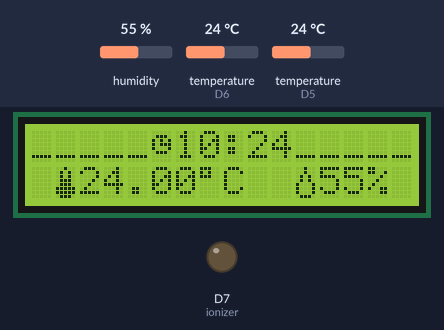
The sketch below on a simulated ESP8266 (NodeMCU). Parts: 16×2 character LCD, output pins drawn as LEDs (lit = HIGH). Inputs (shaded band) come from the test bench; at power-on: humidity 55 %, temperature (sensors on D6, D5) 24 °C. WiFi joins after 1.5 s; servers stay silent unless stated; network time is answered at once with the bench clock; the local clock reads 2024-03-15 10:24:30 at power-on unless the sketch sets it; what the sketch prints to the serial monitor is not drawn.

Above: at 3.3 s.
3.4 s: humidity set to 22 %
At 7.0 s:
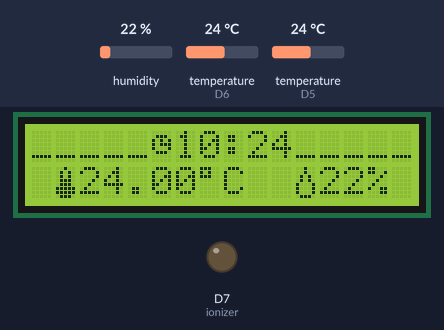
7.3 s: temperature (sensor on D6) set to 12 °C
At 7.9 s:
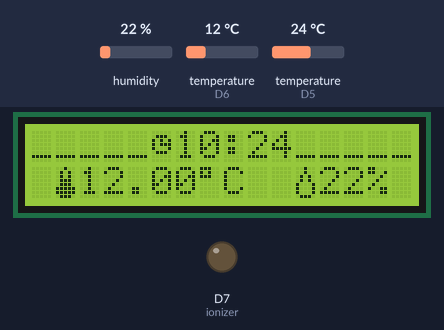
8.9 s: humidity set to 40 %
At 9.4 s:
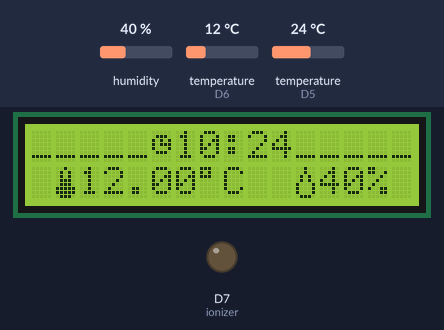
10.5 s: temperature (sensor on D6) set to 19 °C
At 11.2 s:
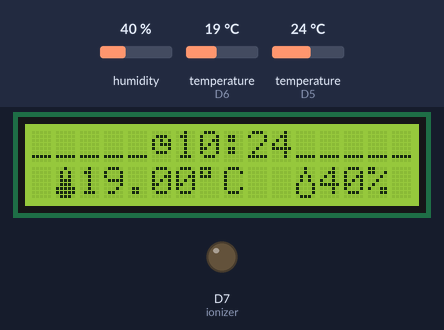
12.0 s: humidity set to 68 %
At 12.7 s:
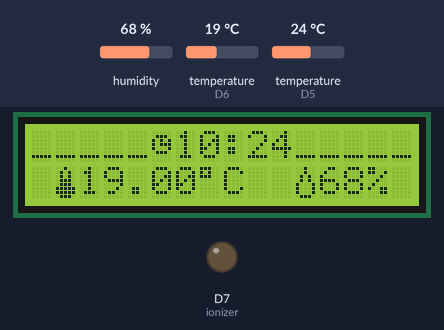
13.6 s: temperature (sensor on D6) set to 28 °C
At 14.6 s:
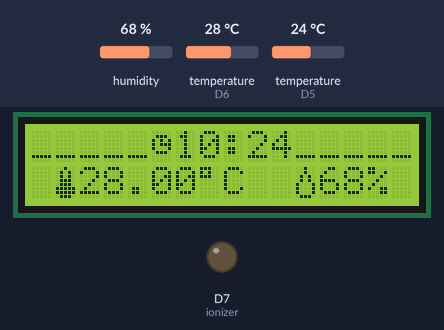
Timing chart, 0 to 16.6 s (numbered marks = the images above; inputs shaded):
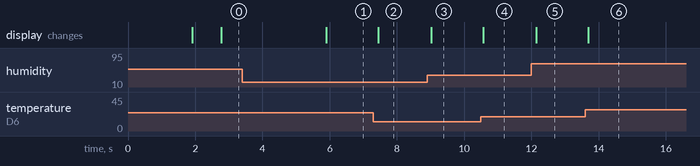

Measured:
- after the input at 3.4 s, the display: changes after 2.5 s (image 1)
- after the input at 7.3 s, the display: changes after 0.14 s (image 2)
- after the input at 8.9 s, the display: changes after 0.12 s (image 3)
- after the input at 10.5 s, the display: changes after 0.07 s (image 4)
- after the input at 12.0 s, the display: changes after 0.14 s (image 5)
- after the input at 13.6 s, the display: changes after 0.10 s (image 6)

The sketch:

Air_Quality_Monitor_4.ino
```cpp
#define BLYNK_PRINT Serial
#include <ESP8266WiFi.h>
#include <BlynkSimpleEsp8266.h>
#include "DHT.h"
#include <Wire.h>
#include <LiquidCrystal_I2C.h>
#include <WiFiUdp.h>
#include <NTPClient.h>
#include <OneWire.h>
#include <DallasTemperature.h>

char auth[] = "ecoVceaxZG5QXT0xP2lqiZDc1csiL_Xj";
char ssid[] = "Đẹp thì vô";
char pass[] = "undercut";

#define DHTPIN         D5
#define DHTTYPE        DHT11
#define ONE_WIRE_BUS   D6

OneWire oneWire(ONE_WIRE_BUS);

DallasTemperature ds(&oneWire);
WidgetLED led1(V2);
WiFiClient espClient;
WiFiUDP udp;
NTPClient ntp(udp, "0.vn.pool.ntp.org", 7*3600);
DHT dht(DHTPIN, DHTTYPE);
LiquidCrystal_I2C lcd(0x27, 16, 2);
BlynkTimer timer;

#define BLYNK_LIGHT_YELLOW    "#fffb00"
#define BLYNK_YELLOW          "#ED9D00"
#define BLYNK_ORANGE          "#fa5300"
#define BLYNK_RED             "#ff0000"

int heat_index[13][16] = {
  {0, 0, 0, 0, 0, 1, 1, 1, 1, 2, 2, 2, 2, 2, 3, 3},
  {0, 0, 0, 0, 0, 1, 1, 1, 2, 2, 2, 2, 2, 3, 3, 3},
  {0, 0, 0, 0, 1, 1, 1, 1, 2, 2, 2, 2, 3, 3, 3, 3},
  {0, 0, 0, 0, 1, 1, 1, 2, 2, 2, 2, 3, 3, 3, 3, 3},
  {0, 0, 0, 1, 1, 1, 2, 2, 2, 2, 3, 3, 3, 3, 3, 3},
  {0, 0, 0, 1, 1, 1, 2, 2, 2, 3, 3, 3, 3, 3, 3, 3},
  {0, 0, 0, 1, 1, 2, 2, 2, 3, 3, 3, 3, 3, 3, 3, 3},
  {0, 0, 1, 1, 1, 2, 2, 2, 3, 3, 3, 3, 3, 3, 3, 3},
  {0, 0, 1, 1, 2, 2, 2, 3, 3, 3, 3, 3, 3, 3, 3, 3},
  {0, 0, 1, 1, 2, 2, 3, 3, 3, 3, 3, 3, 3, 3, 3, 3},
  {0, 1, 1, 2, 2, 2, 3, 3, 3, 3, 3, 3, 3, 3, 3, 3},
  {0, 1, 1, 2, 2, 3, 3, 3, 3, 3, 3, 3, 3, 3, 3, 3},
  {0, 1, 1, 2, 2, 3, 3, 3, 3, 3, 3, 3, 3, 3, 3, 3},
};

byte thermometro[8] = //icon for termometer
{
  B00100,
  B01010,
  B01010,
  B01110,
  B01110,
  B11111,
  B11111,
  B01110
};


byte igrasia[8] = //icon for water droplet
{
  B00100,
  B00100,
  B01010,
  B01010,
  B10001,
  B10001,
  B10001,
  B01110,
};

uint8_t heart[8] = {0x0,0xa,0x1f,0x1f,0xe,0x4,0x0};
uint8_t clock1[8] = {0x0,0xe,0x15,0x17,0x11,0xe,0x0};

float t;
int h;
//float ppm;
int ionizer = D7;
int button = 1;
unsigned long timer0 = 0;


void read_sensor(){
  get_sensor();

  if(t<200 && h<=100){
    lcd_disp();
    Blynk.virtualWrite(V0, t);
    Blynk.virtualWrite(V1, h);
    //Blynk.virtualWrite(V3, ppm/1023*100);
  }

  int i = (h-40)/5;
  int j = t/27;
  int a = heat_index[i][j];
  if(a == 0){
    led1.setColor(BLYNK_LIGHT_YELLOW);
  } else if(a == 1){
    led1.setColor(BLYNK_YELLOW);
  } else if(a == 2){
    led1.setColor(BLYNK_ORANGE);
  } else if(a == 3){
    led1.setColor(BLYNK_RED);
  }

}


BLYNK_WRITE(V4){
  button = param.asInt();
}


void setup() {
  Serial.begin(9600);
  pinMode(ionizer, OUTPUT);

  Blynk.begin(auth, ssid, pass);
  //timer.setInterval(1000L, read_sensor);

  led1.on();
  dht.begin();
  ds.begin();
  lcd.init();

  lcd.backlight();
  lcd.createChar(1, thermometro);
  lcd.createChar(2, igrasia);
  lcd.createChar(3, heart);
  lcd.createChar(4, clock1);
  lcd.clear();
  lcd.setCursor(0,0);

  Blynk.virtualWrite(V4, HIGH);

}


void loop() {
  Blynk.run();
  timer.run();
  ntp.update();
  ds.requestTemperatures();

  if((millis()-timer0) >= 1000){
    get_sensor();
    if(h <= 100){
      lcd_disp();
      Blynk.virtualWrite(V0, t);
      Blynk.virtualWrite(V1, h);
    }
    timer0 = millis();
  }

  if(button == 1){
    if(ntp.getMinutes() >= 30){
      digitalWrite(ionizer,HIGH);
    } else{
      digitalWrite(ionizer, LOW);
    }
  } else{
    digitalWrite(ionizer, LOW);
  }

}


void get_sensor(){
  h = dht.readHumidity();
  t = ds.getTempCByIndex(0);
  //if (isnan(h0) {
    //Serial.println("Failed to read from DHT sensor!");
    //return;
  //}

  Serial.print("Humidity: ");
  Serial.print(h);
  Serial.println(" %");
  Serial.print("Temperature: ");
  Serial.print(t);
  Serial.print(" °C ");
  Serial.println();
}


void lcd_disp(){
  lcd.clear();

  lcd.setCursor(0, 0);
  lcd.print("_____");
  lcd.setCursor(5, 0);
  lcd.write(4);
  if(ntp.getHours() < 10){
    lcd.print("0");
    lcd.print(ntp.getHours());
  } else{
    lcd.print(ntp.getHours());
  }
  lcd.setCursor(8, 0);
  lcd.print(":");
  if(ntp.getMinutes() < 10){
    lcd.print("0");
    lcd.print(ntp.getMinutes());
  } else{
    lcd.print(ntp.getMinutes());
  }
  lcd.setCursor(11, 0);
  lcd.print("_____");

  lcd.setCursor(1, 1);
  lcd.write(1);
  lcd.print(t);
  lcd.print((char)223);
  lcd.print("C");
  lcd.setCursor(11, 1);
  lcd.write(2);
  lcd.print(h);
  lcd.print("%");

}
```
